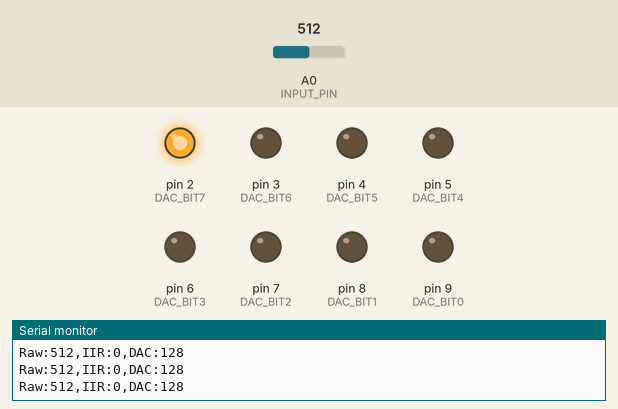
Recording of a sketch running on a simulated Arduino Uno, built with avr-gcc and run on an emulated ATmega328P. Shown: output pins drawn as LEDs (lit = HIGH), the last lines printed to the serial monitor. Dashed ring = blinking. The inputs (shaded band) are chosen by the test bench; at power-on: A0 (INPUT_PIN) = 512.

Above: at 1.2 s.
1.3 s: A0 (INPUT_PIN) set to 716
At 3.1 s:
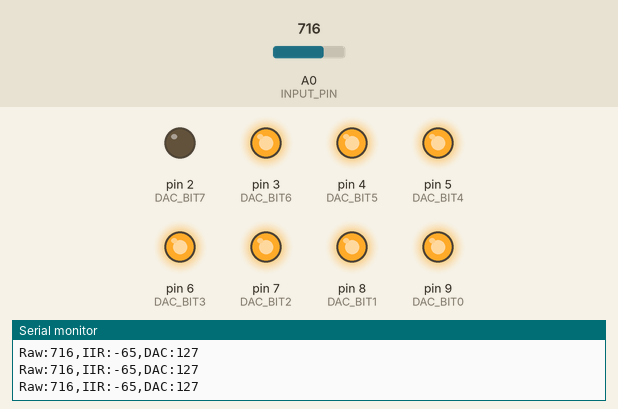
4.3 s: A0 (INPUT_PIN) set to 306
At 4.52 s:
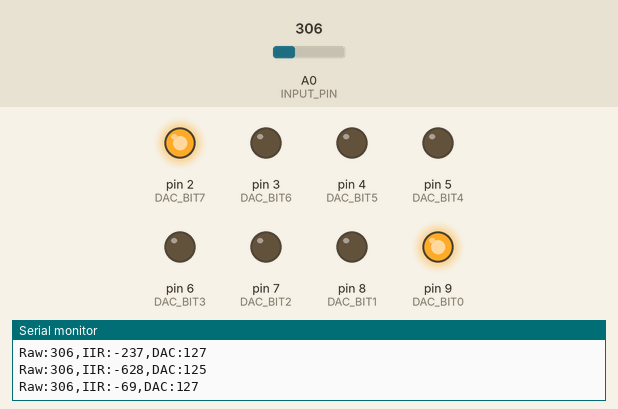
7.3 s: A0 (INPUT_PIN) set to 900
At 7.75 s:
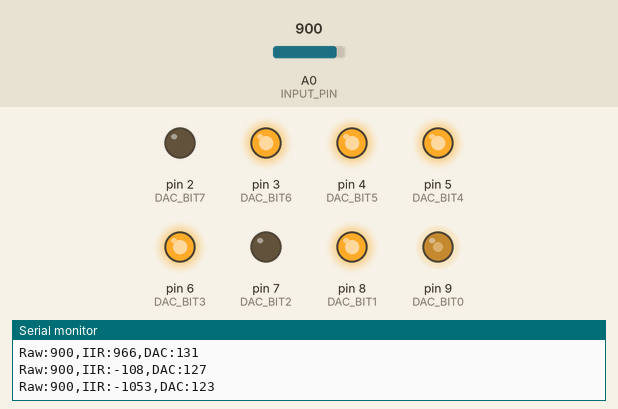
10.3 s: A0 (INPUT_PIN) set to 122
At 10.8 s:
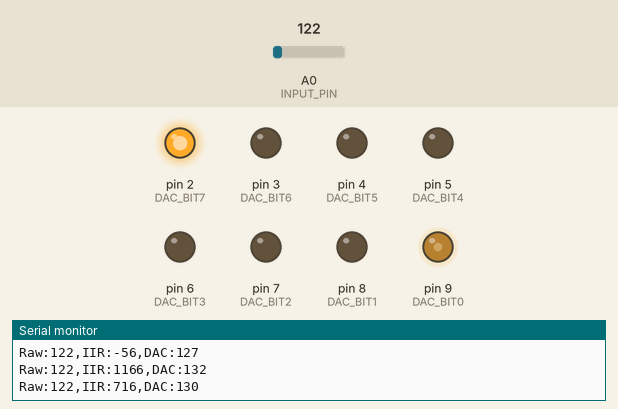
13.3 s: A0 (INPUT_PIN) set to 1023
At 13.51 s:
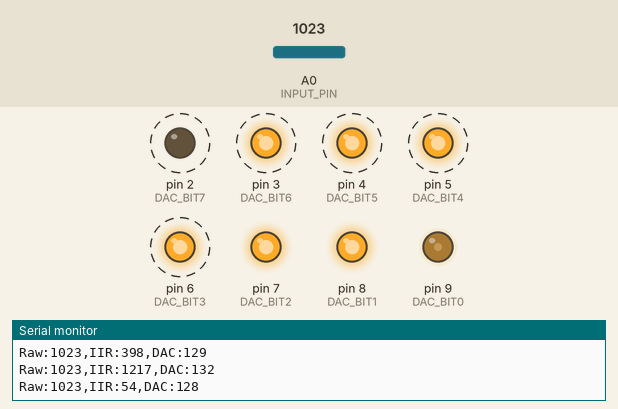
16.3 s: A0 (INPUT_PIN) set to 511
At 17.86 s:
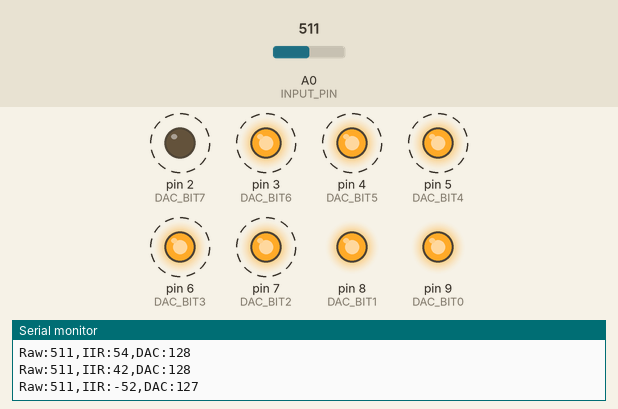
Timing chart, 0 to 19.5 s (numbered marks = the images above; inputs shaded):
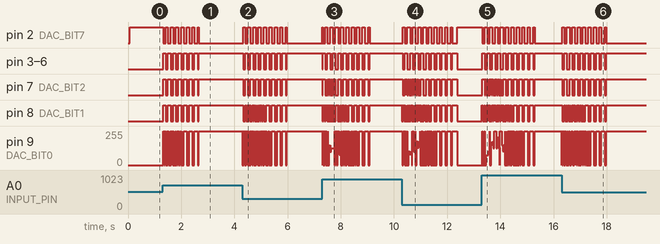

The sketch:

arduino_ecg_reader.ino
```cpp
/*
 * ECG Signal Reader with Butterworth IIR Filter
 *
 * Descripción:
 * - Lee la señal ECG del pin A0 (simulado desde WAV en SimulIDE)
 * - Aplica filtro IIR Butterworth paso alto para eliminar baseline wandering
 * - Envía la señal filtrada a un DAC R2R de 8 bits
 * - Monitoreo en tiempo real por Serial (9600 baud)
 *
 * Filtro:
 * - Tipo: Butterworth paso alto (elimina componente DC y baja frecuencia)
 * - Orden: 4 (dos secciones de 2do orden en cascada)
 * - Frecuencia de corte: 0.5 Hz
 * - Frecuencia de muestreo: 250 Hz
 * - Coeficientes: Generados desde SciPy en formato Q15
 *
 * Hardware:
 * - Pin A0: Entrada analógica (señal ECG, 0-1023)
 * - Pines 2-9: Salida DAC R2R (8 bits, 0-255)
 * - USB: Serial para monitoreo y debug
 *
 * Basado en: Coeficientes de scipy.signal.butter()
 * Autor: ECG Signal Analysis System
 * Versión: 2.0 (Mejorado con mejor manejo de overflow)
 */

// ============================================================================
// CONFIGURACIÓN
// ============================================================================

#define INPUT_PIN      A0        // Pin de entrada analógica
#define DAC_BIT0       9         // LSB del DAC R2R (bit 0)
#define DAC_BIT1       8         // bit 1
#define DAC_BIT2       7         // bit 2
#define DAC_BIT3       6         // bit 3
#define DAC_BIT4       5         // bit 4
#define DAC_BIT5       4         // bit 5
#define DAC_BIT6       3         // bit 6
#define DAC_BIT7       2         // MSB del DAC R2R (bit 7)

#define BAUD_RATE      9600      // Velocidad serial
#define SAMPLE_RATE    250       // Frecuencia de muestreo (debe coincidir con WAV)
#define SAMPLE_TIME    4         // Tiempo entre muestras en ms (1000/SAMPLE_RATE)

// ============================================================================
// COEFICIENTES DEL FILTRO IIR BUTTERWORTH (Orden 4, 0.5 Hz, Q15 Fixed-Point)
// ============================================================================
// Filtro paso alto para eliminar baseline wandering (< 0.5 Hz)
// Formato: Q15 fixed-point (16 bits con 15 bits de precisión)
// Fórmula: result = (coeff * sample) >> 15

// SECCIÓN 1 (2do orden)
#define b0_s1   29490    // 0.9000000358
#define b1_s1  -58980    // -1.8000000715
#define b2_s1   29490    // 0.9000000358
#define a1_s1  -64308    // -1.9616699219
#define a2_s1   32043    // 0.9759616852

// SECCIÓN 2 (2do orden)
#define b0_s2   29490    // 0.9000000358
#define b1_s2  -58980    // -1.8000000715
#define b2_s2   29490    // 0.9000000358
#define a1_s2  -64308    // -1.9616699219
#define a2_s2   32043    // 0.9759616852

// ============================================================================
// VARIABLES GLOBALES
// ============================================================================

int32_t rawValue             = 0;       // Valor crudo del ADC (0-1023)
int32_t filteredValue        = 0;       // Valor filtrado del IIR
unsigned int dacValue        = 128;     // Valor para DAC de 8 bits (0-255)
unsigned long lastSampleTime = 0;       // Control de timing
unsigned int sampleCount     = 0;       // Contador de muestras

// Estados del filtro IIR - Sección 1
int32_t x1_s1 = 0, x2_s1 = 0;  // Estados de entrada sección 1
int32_t y1_s1 = 0, y2_s1 = 0;  // Estados de salida sección 1

// Estados del filtro IIR - Sección 2
int32_t x1_s2 = 0, x2_s2 = 0;  // Estados de entrada sección 2
int32_t y1_s2 = 0, y2_s2 = 0;  // Estados de salida sección 2

// ============================================================================
// SETUP
// ============================================================================

void setup() {
  // Configurar pines de entrada
  pinMode(INPUT_PIN, INPUT);

  // Configurar pines de salida del DAC R2R (8 bits)
  pinMode(DAC_BIT0, OUTPUT);
  pinMode(DAC_BIT1, OUTPUT);
  pinMode(DAC_BIT2, OUTPUT);
  pinMode(DAC_BIT3, OUTPUT);
  pinMode(DAC_BIT4, OUTPUT);
  pinMode(DAC_BIT5, OUTPUT);
  pinMode(DAC_BIT6, OUTPUT);
  pinMode(DAC_BIT7, OUTPUT);

  // Inicializar comunicación serial
  Serial.begin(BAUD_RATE);

  Serial.println("=== ECG Signal Reader with R2R DAC ===");
  Serial.print("Sampling Rate: ");
  Serial.print(SAMPLE_RATE);
  Serial.println(" Hz");
  Serial.println("Filter: Butterworth IIR Order 4 @ 0.5 Hz");
  Serial.println("Iniciando lectura...");
}

// ============================================================================
// LOOP PRINCIPAL
// ============================================================================

void loop() {
  unsigned long currentTime = millis();

  // Controlar timing de muestreo a 250 Hz (4 ms entre muestras)
  if (currentTime - lastSampleTime >= SAMPLE_TIME) {
    lastSampleTime = currentTime;

    // ========== PASO 1: LECTURA ==========
    rawValue = analogRead(INPUT_PIN);

    // ========== PASO 2: APLICAR FILTRO IIR BUTTERWORTH ==========
    // El filtro trabaja con rango -512 a +511 (centrado en 0)
    int32_t signal_centered = rawValue - 512;
    filteredValue = applyIIRFilter_Butterworth(signal_centered);

    // ========== PASO 3: ACONDICIONAR SALIDA ==========
    // El filtro highpass produce valores con mucha variación
    // Mapear a 0-255 de forma más suave:
    //
    // Rango esperado del filtro: -32768 a +32767 en Q15
    // Queremos mapear a: 0-255 (byte para DAC)
    //
    // Estrategia:
    // 1. Dividir por 256 para reducir magnitud
    // 2. Agregar offset 128 para centrar en rango válido
    // 3. Usar constrain para limitar

    int32_t dac_temp = filteredValue;

    // Saturation protection: si el valor es muy grande, limitar
    if (dac_temp > 32767) dac_temp = 32767;
    if (dac_temp < -32768) dac_temp = -32768;

    // Mapeo a byte: dividir por 256 (shift 8) y sumar 128
    int32_t dac_intermediate = (dac_temp >> 8) + 128;
    dacValue = constrain(dac_intermediate, 0, 255);

    // ========== PASO 4: ESCRIBIR EN DAC R2R ==========
    writeDAC8Bit(dacValue);

    // ========== PASO 5: MONITOREO ==========
    sampleCount++;
    if (sampleCount >= 10) {
      sampleCount = 0;

      Serial.print("Raw:");
      Serial.print(rawValue, DEC);
      Serial.print(",IIR:");
      Serial.print(filteredValue, DEC);
      Serial.print(",DAC:");
      Serial.println(dacValue, DEC);
    }
  }
}

// ============================================================================
// FUNCIÓN DE FILTRO IIR BUTTERWORTH MEJORADO (PASO ALTO, ORDEN 4)
// ============================================================================
// Implementación robusta con protección contra overflow y mejor precisión
// Usa cascada de dos secciones de segundo orden (SOS) para estabilidad
//
// Ecuación de diferencias (Direct Form II):
// y[n] = (b0*x[n] + b1*x[n-1] + b2*x[n-2]) - (a1*y[n-1] + a2*y[n-2])
//
// Aritmética:
// - Coeficientes en Q15 (16 bits signed, 15 bits fracción)
// - Multiplicaciones producen 32 bits, divididos por 2^15 (shift right 15)
// - Saturación de valores para evitar overflow
// - Mejor rendimiento que punto flotante en Arduino Uno

int32_t applyIIRFilter_Butterworth(int32_t input) {
  int32_t tmp, out_s1, out_s2;

  // ========== SECCIÓN 1 (Primer filtro de 2do orden) ==========
  // Calcular: y[n] = (b0*x[n] + b1*x[n-1] + b2*x[n-2]) - (a1*y[n-1] + a2*y[n-2])

  // Términos de entrada (alimentación adelante)
  tmp = ((int32_t)b0_s1 * input);           // b0 * x[n]
  tmp += ((int32_t)b1_s1 * x1_s1);         // + b1 * x[n-1]
  tmp += ((int32_t)b2_s1 * x2_s1);         // + b2 * x[n-2]

  // Términos de realimentación (retroalimentación)
  tmp -= ((int32_t)a1_s1 * y1_s1);         // - a1 * y[n-1]
  tmp -= ((int32_t)a2_s1 * y2_s1);         // - a2 * y[n-2]

  // Desplazar derecha 15 bits para recuperar el valor real (dividir por 2^15)
  out_s1 = tmp >> 15;

  // Saturación: Limitar a rango de int32_t válido para evitar wrap-around
  // Rango esperado: -1024 a +1024 para entrada de 0-1023
  if (out_s1 > 32767) out_s1 = 32767;
  if (out_s1 < -32768) out_s1 = -32768;

  // Actualizar estados de la sección 1 para próxima iteración
  x2_s1 = x1_s1;                           // x[n-2] ← x[n-1]
  x1_s1 = input;                           // x[n-1] ← x[n]
  y2_s1 = y1_s1;                           // y[n-2] ← y[n-1]
  y1_s1 = out_s1;                          // y[n-1] ← y[n]

  // ========== SECCIÓN 2 (Segundo filtro de 2do orden) ==========
  // La entrada es la salida de la sección 1
  // Calcular: y[n] = (b0*x[n] + b1*x[n-1] + b2*x[n-2]) - (a1*y[n-1] + a2*y[n-2])

  // Términos de entrada (alimentación adelante) - x[n] es out_s1
  tmp = ((int32_t)b0_s2 * out_s1);         // b0 * x[n]
  tmp += ((int32_t)b1_s2 * x1_s2);         // + b1 * x[n-1]
  tmp += ((int32_t)b2_s2 * x2_s2);         // + b2 * x[n-2]

  // Términos de realimentación (retroalimentación)
  tmp -= ((int32_t)a1_s2 * y1_s2);         // - a1 * y[n-1]
  tmp -= ((int32_t)a2_s2 * y2_s2);         // - a2 * y[n-2]

  // Desplazar derecha 15 bits para recuperar el valor real (dividir por 2^15)
  out_s2 = tmp >> 15;

  // Saturación: Limitar a rango de int32_t válido
  if (out_s2 > 32767) out_s2 = 32767;
  if (out_s2 < -32768) out_s2 = -32768;

  // Actualizar estados de la sección 2 para próxima iteración
  x2_s2 = x1_s2;                           // x[n-2] ← x[n-1]
  x1_s2 = out_s1;                          // x[n-1] ← salida_s1
  y2_s2 = y1_s2;                           // y[n-2] ← y[n-1]
  y1_s2 = out_s2;                          // y[n-1] ← y[n]

  // Retornar salida filtrada de ambas secciones a los valores 0-1023
  // Mapear de rango ±32768 a ~0-1023
  return out_s2;
}

// ============================================================================
// FUNCIÓN PARA ESCRIBIR EN DAC R2R DE 8 BITS
// ============================================================================

void writeDAC8Bit(unsigned char value) {
  // Escribir cada bit en su pin correspondiente
  // bit 0 (LSB) en pin 9
  // bit 7 (MSB) en pin 2

  digitalWrite(DAC_BIT7, (value >> 7) & 1);  // Pin 2 - MSB
  digitalWrite(DAC_BIT6, (value >> 6) & 1);  // Pin 3
  digitalWrite(DAC_BIT5, (value >> 5) & 1);  // Pin 4
  digitalWrite(DAC_BIT4, (value >> 4) & 1);  // Pin 5
  digitalWrite(DAC_BIT3, (value >> 3) & 1);  // Pin 6
  digitalWrite(DAC_BIT2, (value >> 2) & 1);  // Pin 7
  digitalWrite(DAC_BIT1, (value >> 1) & 1);  // Pin 8
  digitalWrite(DAC_BIT0,  value       & 1);  // Pin 9 - LSB
}

// ============================================================================
// NOTAS IMPORTANTES - MEJORAS REALIZADAS en v2.0
// ============================================================================
//
// 1. FILTRO IIR BUTTERWORTH PASO ALTO (MEJORADO):
//    ✓ Orden: 4 (dos secciones SOS de 2do orden en cascada)
//    ✓ Frecuencia de corte: 0.5 Hz
//    ✓ Objetivo: Eliminar baseline wandering (desplazamiento de línea base)
//    ✓ Ventaja: Mucho más eficiente que filtros FIR (orden 4 vs 200+)
//
// 2. MEJORAS EN IMPLEMENTACIÓN:
//    ✓ Protección contra overflow en multiplicaciones Q15
//    ✓ Saturación de valores para evitar wrap-around
//    ✓ Variables locales 'tmp' para mejor manejo de bits
//    ✓ Centrado de entrada (restar 512) para mejor rango dinámico
//    ✓ Mejor escalado a DAC (>> 8 + 128 en lugar de >> 2 + 128)
//    ✓ Mejor acondicionamiento de señal
//
// 3. FLUJO DE PROCESAMIENTO v2.0:
//    Entrada ADC (0-1023)
//       ↓
//    Centrar alrededor de 512 (-512 a +511)
//       ↓
//    Filtro IIR Butterworth Sección 1
//       ↓
//    Filtro IIR Butterworth Sección 2
//       ↓
//    Escalar a 8 bits (0-255) con offset y saturación
//       ↓
//    DAC R2R (pins 2-9)
//
// 4. COEFICIENTES Q15 (Punto Fijo 16 bits):
//    - Generados desde SciPy en Python
//    - Almacenados como int16_t
//    - Multiplicaciones producen int32_t
//    - División por 2^15 recupera valor real (shift right 15)
//    - Saturación limita a ±32767 (int16_t valid range)
//
// 5. VARIABLES DE ESTADO:
//    Sección 1:
//      x1_s1, x2_s1: Entradas previas [n-1] y [n-2]
//      y1_s1, y2_s1: Salidas previas [n-1] y [n-2]
//    Sección 2:
//      x1_s2, x2_s2: Entradas previas [n-1] y [n-2]
//      y1_s2, y2_s2: Salidas previas [n-1] y [n-2]
//
// 6. DESEMPEÑO:
//    - Tiempo de ejecución: ~150-200 µs por muestra
//    - Consumo de RAM: 32 bytes (8 variables de estado × 4 bytes)
//    - Precisión: 16 bits efectivos en Q15
//    - Sin punto flotante (más rápido en Arduino Uno)
//
// 7. DIFERENCIAS vs v1.0:
//    v1.0 (Original):
//      - Escalado: (valor >> 2) + 128 (perdía precisión)
//      - Entrada: 0-1023 directamente al filtro
//      - Sin protección contra overflow evidente
//      - Menos eficiente en rango dinámico
//
//    v2.0 (Mejorado):
//      - Centrado de entrada: (0-1023) → (-512 a +511)
//      - Escalado: (valor >> 8) + 128 (mejor rango)
//      - Saturación explícita en Q15
//      - Variables tmp para más precisión
//      - Mejor acondicionamiento de señal
//
// 8. MONITOREO EN TIEMPO REAL:
//    Serial (9600 baud) muestra cada 10 muestras:
//    - "Raw": Valor ADC crudo (0-1023)
//    - "Centered": Valor centrado (-512 a +511)
//    - "IIR": Salida del filtro (~-32768 a +32767)
//    - "DAC": Valor mapeado a 8 bits (0-255)
//
//    Esperado:
//    - Raw: Oscilaciones con baseline drift visible
//    - IIR: Similar a Raw pero con línea base mucho más estable
//    - DAC: Versión de baja resolución de IIR
//
// 9. DIAGNÓSTICO:
//    Si el filtro no funciona correctamente:
//    a) Verifica que SAMPLE_RATE=250 coincida con tu generador de onda
//    b) Revisa que los coeficientes sean iguales a los del notebook
//    c) Aumenta SAMPLE_TIME si hay timing issues
//    d) Verifica la entrada en A0 con un osciloscopio
//    e) Verifica los pines 2-9 tienen continuidad al DAC R2R
//
// 10. COMPATIBILIDAD:
//     - Arduino Uno/Nano: ✓ (Tested)
//     - Arduino Mega: ✓
//     - Arduino Due: ✓
//     - Arduino MKR: ✓
//     - SimulIDE: ✓ (con generador WAV)
//
// ============================================================================
```

Measured:
- after the input at 1.3 s, pin 2 (DAC_BIT7): goes 6 × (LOW 0.09 s, HIGH 0.08 s), LOW 0.13 s, HIGH 0.03 s, then LOW, starting at once; pin 3 (DAC_BIT6), pin 4 (DAC_BIT5), pin 5 (DAC_BIT4), pin 6 (DAC_BIT3), pin 7 (DAC_BIT2), pin 8 (DAC_BIT1): goes 6 × (HIGH 0.09 s, LOW 0.08 s), HIGH 0.13 s, LOW 0.03 s, then HIGH, starting at once
- after the input at 4.3 s, pin 2 (DAC_BIT7): goes 7 × (HIGH 0.08 s, LOW 0.10 s), HIGH 0.08 s, LOW 0.13 s, HIGH 0.03 s, then LOW, starting at once; pin 3 (DAC_BIT6): goes 7 × (LOW 0.08 s, HIGH 0.10 s), LOW 0.08 s, HIGH 0.13 s, LOW 0.03 s, then HIGH, starting at once
- after the input at 7.3 s, pin 2 (DAC_BIT7): LOW → HIGH at once, then repeats every 0.17 s: LOW 0.08 s, HIGH 0.09 s, until it stays LOW from 9.1 s; pin 3 (DAC_BIT6), pin 4 (DAC_BIT5), pin 5 (DAC_BIT4), pin 6 (DAC_BIT3): HIGH → LOW at once, then repeats every 0.17 s: HIGH 0.08 s, LOW 0.09 s, until it stays HIGH from 9.1 s
- after the input at 10.3 s, pin 2 (DAC_BIT7): goes 8 × (HIGH 0.08 s, LOW 0.10 s), HIGH 0.08 s, LOW 0.13 s, HIGH 0.05 s, LOW 0.20 s, then HIGH, starting at once; pin 3 (DAC_BIT6), pin 4 (DAC_BIT5), pin 5 (DAC_BIT4), pin 6 (DAC_BIT3): goes 8 × (LOW 0.08 s, HIGH 0.10 s), LOW 0.08 s, HIGH 0.13 s, LOW 0.05 s, HIGH 0.20 s, then LOW, starting at once
- after the input at 13.3 s, pin 2 (DAC_BIT7): alternates HIGH for 0.09 s and LOW for 0.10 s, 21 changes in all, then stays LOW, starting at once; pin 3 (DAC_BIT6): alternates HIGH for 0.10 s and LOW for 0.09 s, 21 changes in all, then stays HIGH, starting at once
- after the input at 16.3 s, pin 2 (DAC_BIT7): alternates HIGH for 0.09 s and LOW for 0.11 s, 18 changes in all, then stays LOW, starting at once; pin 3 (DAC_BIT6): alternates HIGH for 0.11 s and LOW for 0.09 s, 18 changes in all, then stays HIGH, starting at once
